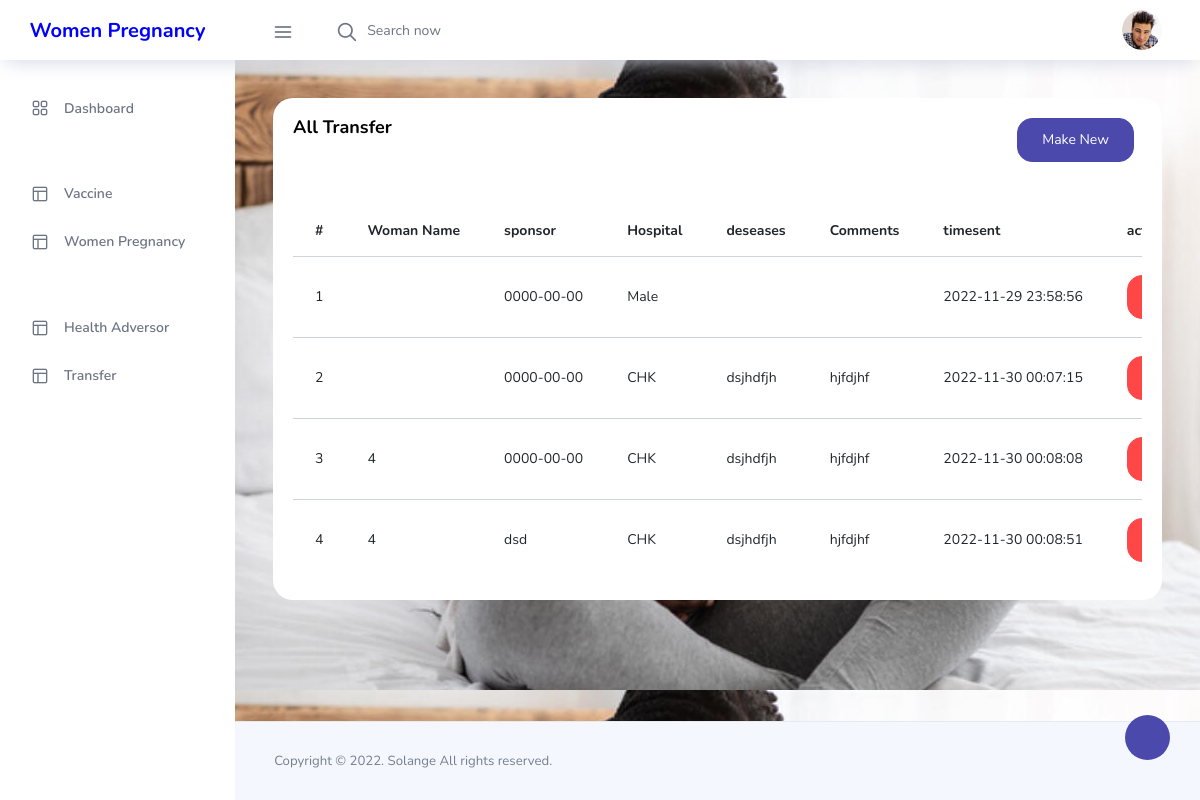
Screenshot of /admin/tranferall.php (signed in) with the database file from the repository.
### tables this page shows
CREATE TABLE `tranfer` (
  `id` int(11) NOT NULL,
  `woman` text NOT NULL,
  `sponsor` text NOT NULL,
  `hospital` varchar(255) NOT NULL,
  `deseases` text NOT NULL,
  `Comments` text NOT NULL,
  `timesent` timestamp NOT NULL DEFAULT current_timestamp() ON UPDATE current_timestamp(),
  `admin_id` int(11) NOT NULL
);

### admin/tranferall.php (the view, shortened to what this page needs)
<?php
include 'navbar.php';
?>
      <div class="main-panel">
        <div class="content-wrapper">
          <div class="row">
          <div class="col-md-12 grid-margin stretch-card">
              <div class="card">
                <div class="card-body">
                <div class="row">
                    <div class="col-md-6">
                    <h4 class="card-title">All Transfer</h4>
                    </div>
                    <div class="col-md-6">
                        <a href="tranfer.php" class=" float-right btn btn-primary mr-2">Make New</a>
                    </div>
                  </div>
                  <div class=" table-border-style">
                        <div class="table-responsive">
                  <br>
                  <br>
                        <table id="zero_config" class="table table-hover">
                                <thead>
                                    <tr>
                                        <th>#</th>
                                        <th>Woman Name</th>
                                        <th>sponsor</th>
                                        <th>Hospital</th>
                                        <th>deseases</th>
                                        <th>Comments</th>
                                        <th>timesent</th>
                                        <th>action</th>
                                    </tr>
                                </thead>
                                <tbody>
                                <?php
                                    $quer=mysqli_query($conn,"SELECT * FROM tranfer");
                                    while ($row=mysqli_fetch_array($quer)){
                                    ?>
                                    <tr>
                                        <td><?php echo $row['id'] ; ?></td>
                                        <td><?php echo $row['woman'] ; ?></td>
                                        <td><?php echo $row['sponsor'] ; ?></td>
                                        <td><?php echo $row['hospital'] ; ?></td>
                                        <td><?php echo $row['deseases'] ; ?></td>
                                        <td><?php echo $row['Comments'] ; ?></td>
                                        <td><?php echo $row['timesent'] ; ?></td>
                                        <td>
                                            <a class="btn btn-danger"  href="delete.php?deltransfer=<?php echo $row['id']; ?> " onclick="return confirm('are you sure! you want to delete this Transfer.')" id="red">Delete</a>
                                        </td>
                                    </tr>
                                    <?php
                                    }
                                    ?>
                                </tbody>
                        </table>
                        </div>
                    </div>
                </div>
              </div>
            </div>
          </div>
        </div>
        <?php
include 'footer.php';
?>

### rows the page displays
tranfer: id "1", sponsor "0000-00-00", hospital "Male", timesent "2022-11-29 23:58:56"
tranfer: id "2", sponsor "0000-00-00", hospital "CHK", deseases "dsjhdfjh", Comments "hjfdjhf", timesent "2022-11-30 00:07:15"
tranfer: id "3", woman "4", sponsor "0000-00-00", hospital "CHK", deseases "dsjhdfjh", Comments "hjfdjhf", timesent "2022-11-30 00:08:08"
tranfer: id "4", woman "4", sponsor "dsd", hospital "CHK", deseases "dsjhdfjh", Comments "hjfdjhf", timesent "2022-11-30 00:08:51"
